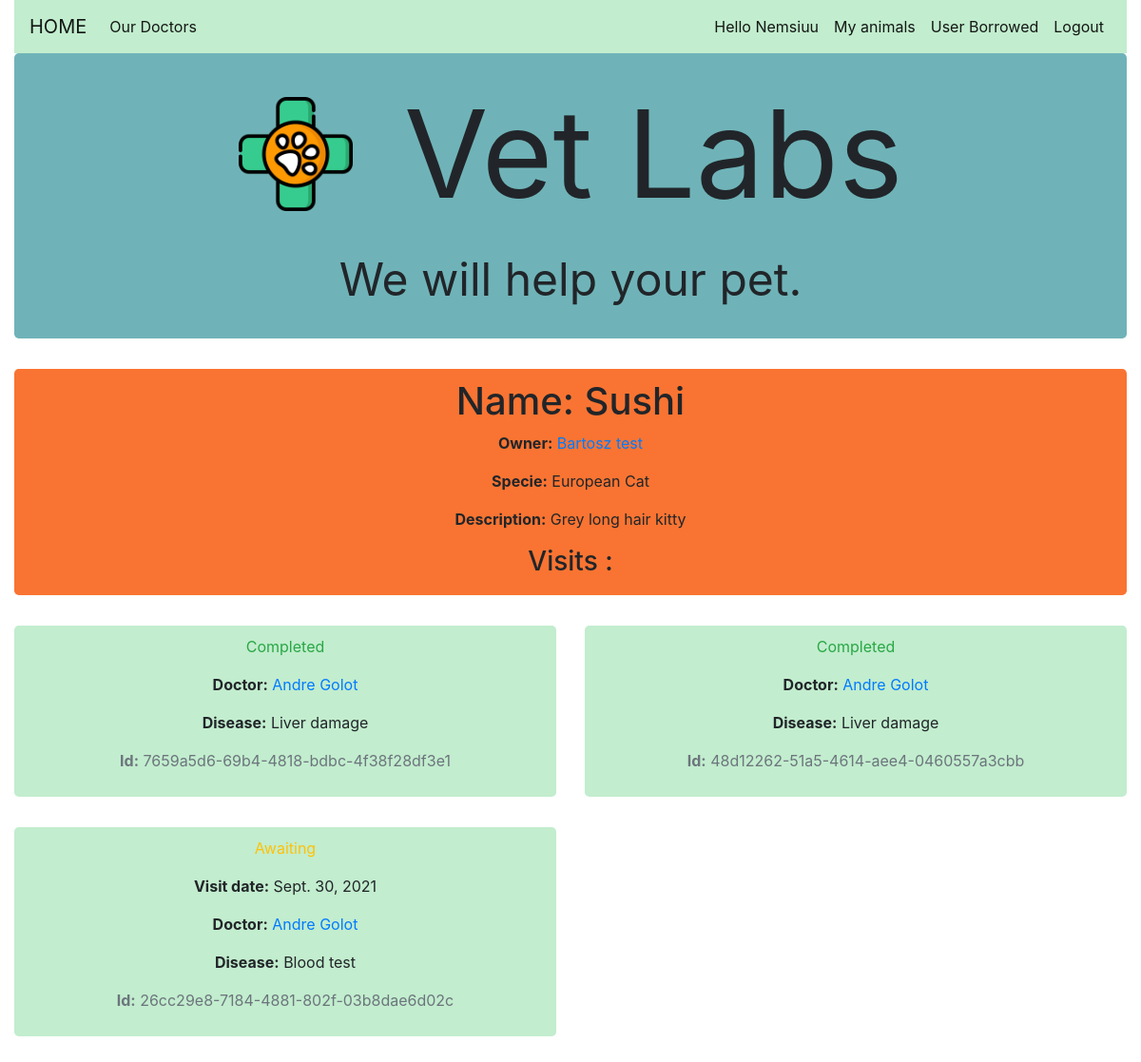
The page /catalog/animal/4 (signed in) on the database its author committed.
### catalog/models.py (models this page shows, shortened)
class Animal(models.Model):
    name = models.CharField(max_length=50)
    specie =models.ForeignKey('Specie', on_delete=models.SET_NULL, null=True)
    owner = models.ForeignKey(User, on_delete=models.SET_NULL, null=True, blank=True)
    owner_db = models.ForeignKey('owner', on_delete=models.SET_NULL, null=True, blank=True)
    sex = models.CharField(max_length=50)
    description = models.CharField(max_length=500)
    def display_owner(self):
        return self.owner.first_name +' ' +self.owner.last_name
    display_owner.short_description = 'Owner'

class Owner(models.Model):
    first_name = models.CharField(max_length=100)
    last_name = models.CharField(max_length=100)
    phone_number = PhoneNumberField(null=False, blank=False, unique=True)
    mail = models.EmailField(max_length=100)
    class Meta:
        ordering = ['last_name', 'first_name']
    def get_absolute_url(self):
        return reverse('owner-detail', args=[str(self.id)])
    def __str__(self):
        return f'{self.first_name} {self.last_name}'

class Specie(models.Model):
    name = models.CharField(max_length=200, help_text='Enter a specie')
    def __str__(self):
        return self.name

class Patient_Card(models.Model):
    id = models.UUIDField(primary_key=True, default=uuid.uuid4, help_text='Unique ID for this card')
    animal = models.ForeignKey('Animal', on_delete=models.RESTRICT, null=True)
    disease = models.CharField(max_length=500)
    visit_date = models.DateField(null=True, blank=True)
    doctor = models.ManyToManyField(User,  null=True)
    doctor_db = models.ForeignKey('doctor', on_delete=models.SET_NULL, null=True, blank=True)
    VISIT_STATUS = (
        ('a', 'Awaiting'),
        ('c', 'Completed'),
        ('n', 'Not completed'),
    )
    status = models.CharField(
        max_length=1,
        choices=VISIT_STATUS,
        blank=True,
        default='a',
        help_text='Visit card',
    )
    class Meta:
        ordering = ['visit_date']
        permissions = (("can_mark_completed", "Set visit as completed"),)
    def display_doctor(self):
        return self.doctor.first_name +' ' +self.doctor.last_name
    display_doctor.short_description = 'Doctor'

class Doctor(models.Model):
    first_name = models.CharField(max_length=100)
    last_name = models.CharField(max_length=100)
    phone_number = PhoneNumberField(null=False, blank=False, unique=True)
    mail = models.EmailField(max_length=100)
    about = models.CharField(max_length=1000, blank=True)
    class Meta:
        ordering = ['last_name', 'first_name']
    def get_absolute_url(self):
        return reverse('doctor-detail', args=[str(self.id)])
    def __str__(self):
        return f'{self.first_name} {self.last_name}'

### catalog/views.py (the view)
# urls.py: path('animal/<int:pk>', views.AnimalDetailView.as_view(), name='animal-detail'),
class AnimalDetailView(LoginRequiredMixin,generic.DetailView):
    model = Animal

### catalog/templates/catalog/animal_detail.html
{% extends "base_generic.html" %}
{% block content %}
<div class='row'>
  <div class="col-sm-12">
  <div class="jumbotron text-center" style="background-color: #F97432;    padding-top: 10px !important;  padding-bottom: 10px !important;">
  <h1>Name: {{ animal.name }}</h1>
  <p><strong>Owner:</strong> <a href="{{ animal.owner_db.get_absolute_url }}">{{ animal.owner_db }}</a></p>
    <p><strong>Specie:</strong> {{animal.specie}} </p>
    <p><strong>Description:</strong> {{ animal.description }}</p>
    <h3>Visits :</h3>
  </div>
  </div>
    {% for visit in animal.patient_card_set.all %}
    <div class="col-sm-6">
    <div class="jumbotron text-center" style="background-color: #C2EDCE;    padding-top: 10px !important;  padding-bottom: 10px !important;">
      <p class="{% if visit.status == 'c' %}text-success{% elif visit.status == 'n' %}text-danger{% else %}text-warning{% endif %}">
        {{ visit.get_status_display }}
      </p>
      {% if visit.status == 'a' %}
        <p><strong>Visit date:</strong> {{ visit.visit_date }}</p>
      {% endif %}
      <p><strong>Doctor:</strong> <a href="{{ visit.doctor_db.get_absolute_url }}">{{ visit.doctor_db }}</a></p>
      <p><strong>Disease:</strong> {{ visit.disease }}</p>
      <p class="text-muted"><strong>Id:</strong> {{ visit.id }}</p>
    </div>
    </div>
    {% endfor %}
</div>
{% endblock %}

### catalog/templates/base_generic.html (shortened to what this page needs)
<!DOCTYPE html>
<html lang="en">
<head>
  <link rel="stylesheet" href="https://cdn.jsdelivr.net/npm/bootstrap@4.5.3/dist/css/bootstrap.min.css">
  <link href="https://maxcdn.bootstrapcdn.com/font-awesome/4.2.0/css/font-awesome.min.css" rel="stylesheet">
  {% load static %}
  <link rel="stylesheet" type="text/css" href="{% static 'css/styles.css' %}">
</head>
<body>
  <div class="container-fluid">
    <nav class="navbar navbar-expand-lg navbar-light "style="background-color: #C2EDCE;"  >
      <a class="navbar-brand" href="{% url 'index' %}">HOME</a>
      <div class="collapse navbar-collapse" id="navbarNav">
        <ul class="navbar-nav">
          <li class="nav-item active">
            <a class="nav-link" href="{% url 'doctors' %}">Our Doctors <span class="sr-only">(current)</span></a>
          </li>
        </ul>
        <ul class="navbar-nav ml-auto">
          {% if user.is_authenticated %}
          <li class="nav-item active"><a class="nav-link" href="#"> Hello {{ user.get_username }} </a></li>
          <li class="nav-item active"><a class="nav-link" href="{% url 'animals' %}">My animals</a></li>
          {% if perms.catalog.can_mark_completed %}
          <li class="nav-item active"><a class="nav-link" href="{% url 'patients' %}">User Borrowed</a></li>
          {% endif %}
          <li class="nav-item active"><a class="nav-link" href="{% url 'logout'%}?next={{request.path}}">Logout</a></li>
          {% endif %}
        </ul>
      </div>
    </nav>
    <div class="jumbotron text-center" style="background-color: #6FB3B8;    padding-top: 10px !important;  padding-bottom: 10px !important;">
      <img src="{% static 'css/veterinarian.png' %}" id="logo">
      <span id="websiteTitle"> Vet Labs</span>
      <p id="slogan">We will help your pet. </p>
    </div>
    <div class="row">
      <div class="col-sm-12 ">{% block content %}{% endblock %} </div>
    </div>
  </div>
</body>
</html>

### catalog/static/css/styles.css (style rules this page uses)
#websiteTitle { font-size: 8em; vertical-align: middle; padding-left: 50px; }
#slogan { font-size: 3em; }
#logo { height: 120px; width: 120px; }

### rows shown on the page
Animal: name "Sushi", owner_db "Bartosz test", specie "European Cat", description "Grey long hair kitty"
Patient_Card: status "Completed", doctor_db "Andre Golot", disease "Liver damage", id "7659a5d6-69b4-4818-bdbc-4f38f28df3e1"
Patient_Card: status "Completed", doctor_db "Andre Golot", disease "Liver damage", id "48d12262-51a5-4614-aee4-0460557a3cbb"
Patient_Card: status "Awaiting", visit_date "Sept. 30, 2021", doctor_db "Andre Golot", disease "Blood test", id "26cc29e8-7184-4881-802f-03b8dae6d02c"

### other values the page prints
{{ user.get_username }} "Nemsiuu"
